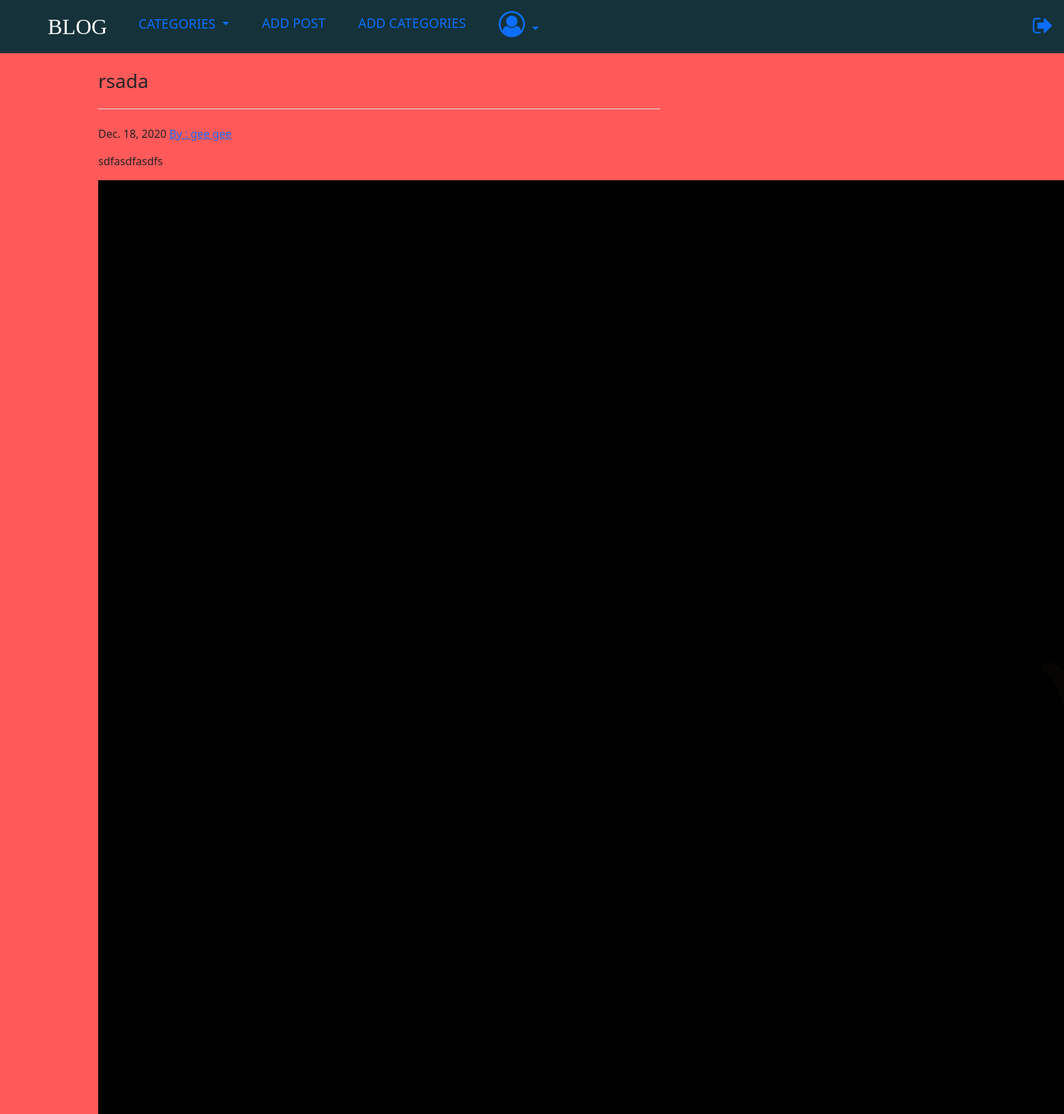
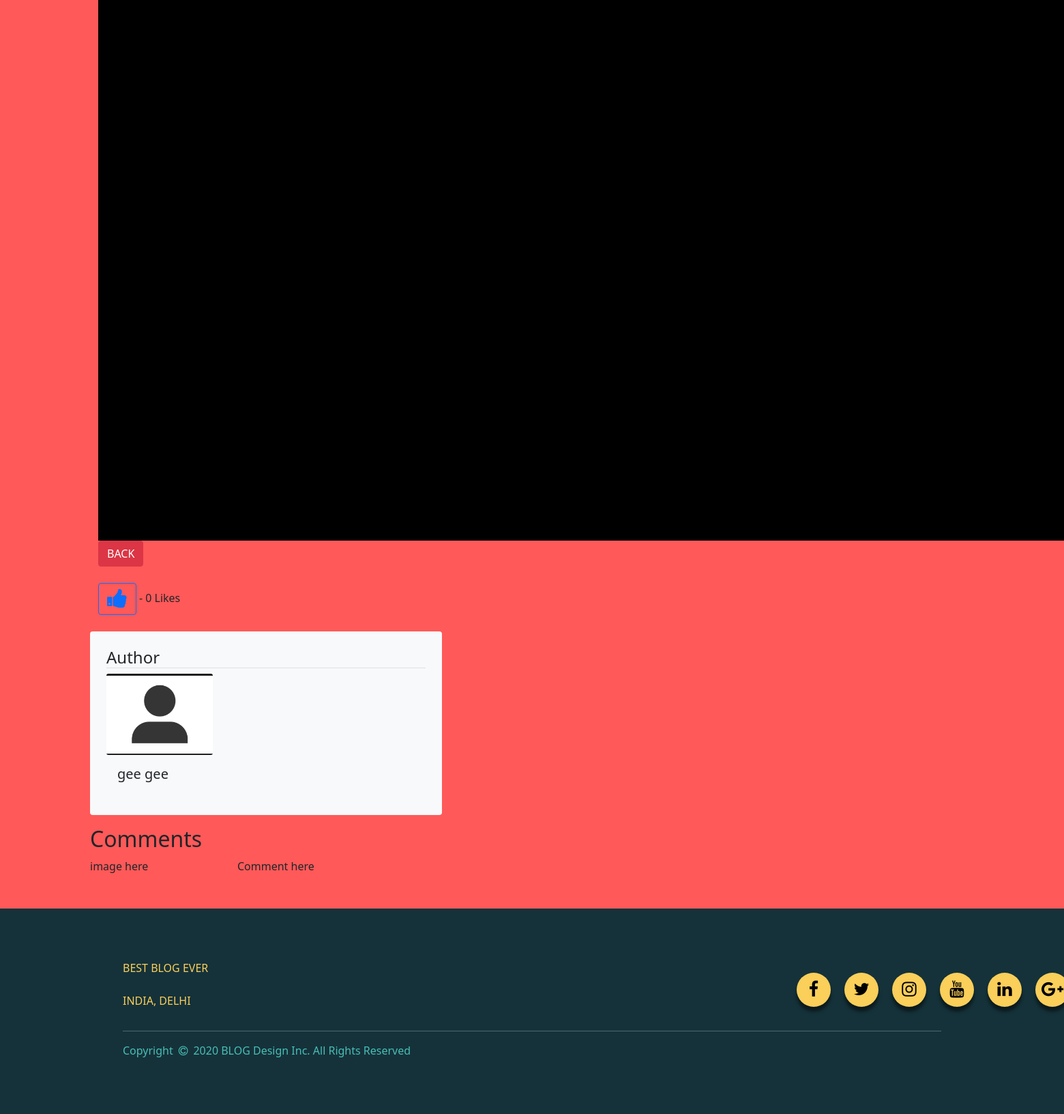
The page /article/19 (signed in) on the database its author committed (2 pictures, top to bottom).
### blog/models.py (models this page shows, shortened)
class Post(models.Model):
    title = models.CharField(max_length=255)
    header_image = models.ImageField(
        null=True, blank=True, upload_to='images/')
    title_tag = models.CharField(max_length=255)
    author = models.ForeignKey(User, on_delete=models.CASCADE)
    body = RichTextField(blank=True, null=True)
    post_date = models.DateField(auto_now_add=True)
    category = models.CharField(max_length=255)
    snippet = models.CharField(max_length=255, default='null')
    likes = models.ManyToManyField(User, related_name="blog_posts")
    def total_likes(self):
        return self.likes.count()

### blog/views.py (the view)
# urls.py: path('article/<int:pk>', ArticleView.as_view(), name='article'),
class ArticleView(DetailView):
    model = Post
    template_name = "blog/article.html"
    def get_context_data(self, *args, **kwargs):
        cat_menu = Category.objects.all()
        context = super(ArticleView, self).get_context_data(**kwargs)
        stuff = get_object_or_404(Post, id=self.kwargs['pk'])
        total_likes = stuff.total_likes()
        liked = False
        if stuff.likes.filter(id=self.request.user.id).exists():
            liked = True
        context['cat_menu'] = cat_menu
        context['total_likes'] = total_likes
        context['liked'] = liked
        return context

### blog/models.py (called while the page is built)
    def __str__(self):
        return self.name

### blog/templates/blog/article.html (shortened to what this page needs)
{% extends 'blog/base.html' %}
{% load static %}
{% block content %}
<div class="container">
   <div class="row mt-4">
        <div class="col-md-8 blog-main">
            <h3 class="pb-4 mb-4 font-italic border-bottom">
                {{post.title}}
            </h3>
            <div class="blog-post">
                <p class="blog-post-meta">
                {{ post.post_date }} <a href="#">By : {{ post.author.first_name }}
                {{ post.author.last_name }} </a></p>
                <p>{{ post.body|safe}}</p>
{% if post.header_image %}
<img src="{{post.header_image.url}}" alt="">
{% endif %}
            </div>
        </div>
<br>
<br>
<div class="likes  mb-4 ">
<a href="{% url 'home' %}"class="btn btn-danger" > BACK</a>
 <br>
 <br>
<form action="{% url 'like_post' post.pk %}" method="POST">
{% if user.is_authenticated %}
        {% if liked %}
                <button type="submit", name='post_id', value='{{post.id}}', class="btn btn-outline-danger"><i class="fa fa-thumbs-down fa-2x"></i>
                </button>
        {% else %}
                <button type="submit", name='post_id', value='{{post.id}}', class="btn btn-outline-primary" ><i class="fa fa-thumbs-up fa-2x"></i></button>
        {% endif %}
        {% else %}
        <a href="{% url 'login' %}"class="btn btn-danger" >login to like</a>
{% endif %}
        - {{total_likes}} Likes
</form>
</div>
<aside class="col-md-4 blog-sidebar row" style="max-width: 540px;">
        <div class="p-4 mb-3 bg-light rounded">
                <h4 class="font-italic border-bottom">Author</h4>
  <div class="row-0 text-right">
    <div class="col-md-4 ">
    {% if post.author.profile.profile_pic %}
      <img src='{{post.author.profil.profile_pic}}' class="card-img-top" alt="...">
    {% else %}
      <img src="{% static 'theblog/image/deafult_image.png' %}" class="card-img" alt="...">
    {% endif %}
    </div>
    <div class="col-md-10">
      <div class="card-body">
        <h5 class="card-title">{{ post.author.first_name }}
                {{ post.author.last_name }}
        </h5>
        </div>
      </div>
    </div>
  </div>
</div>
        </div>
</div>
<div class="container">
<h2>Comments</h2>
<div class="row">
        <div class="col-md-2">image here</div>
        <div class="col-md-10">Comment here</div>
</div>
</div>
{% endblock content %}

### blog/templates/blog/base.html (style rules this page uses)
* { margin:0px; padding:0px; }
body { background:#ff5959; background-repeat: no-repeat; background-attachment: fixed; }
.row { width: 100%; position: relative; }
div { display: block; }

### blog/templates/blog/article.html (style rules this page uses)
body { background-color:#ff5959; }

### rows shown on the page
Post: title "rsada", post_date "Dec. 18, 2020", author.first_name "gee", author.last_name "gee", body "sdfasdfasdfs", header_image (picture)

### other values the page prints
{{ total_likes }} "0"
